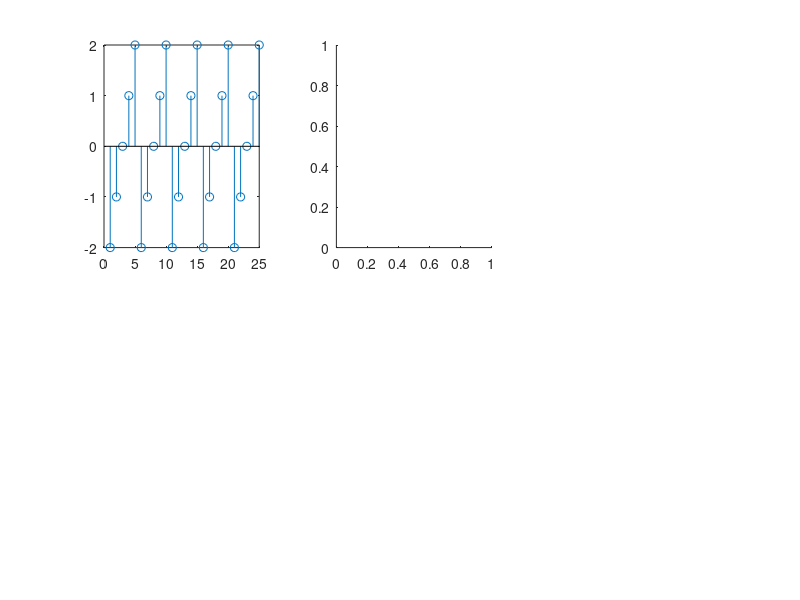

Write MATLAB code to recreate this figure. (Note: this script raises an error after producing the figure.)

% answer 2_2_1.1
subplot(2,3,1);
 a=[-2 -1 0 1 2];
  y =repmat(a,[1,5]);
  stem(y)
  
%answer 2_2_1.2
subplot(2,3,2);
n=[0:11];
x3 = sin(0.1*pi*n).*(stepseq(0,0,11)-stepseq(10,0,11));
z= repmat(x3,[1,4]);
stem(z)  


%answer 2_2_2.1

subplot(2,3,3);
n = [-3:3];
x = [2,4,-3,1,-5,4,7];
[x1,n1] = sigshift(x,n,3); #step 1
[x2,n2] = sigshift(x,n,-4); #step2
[x3,n3] = sigadd(2*x1,n1,3*x2,n2); #step 3
[x4,n4] = sigadd(x3,n3,-x,n); #addition
stem(n4,x4);

%answer 2_2_2.2
subplot(2,3,4)
n = [-3:3];
x = [2,4,-3,1,-5,4,7]; 
a = [-10:10];
 b = 2*exp(0.5*a); 
 c = cos(0.1*pi*a);



#answer 2_2_3.2 
#Generate exp(j0.1?n), -100 ? n ? 100
subplot(2,3,5)
n1 = [-100:100]; 
x1 = exp(0.1*j*pi*n1);
stem(n1,real(x1))
